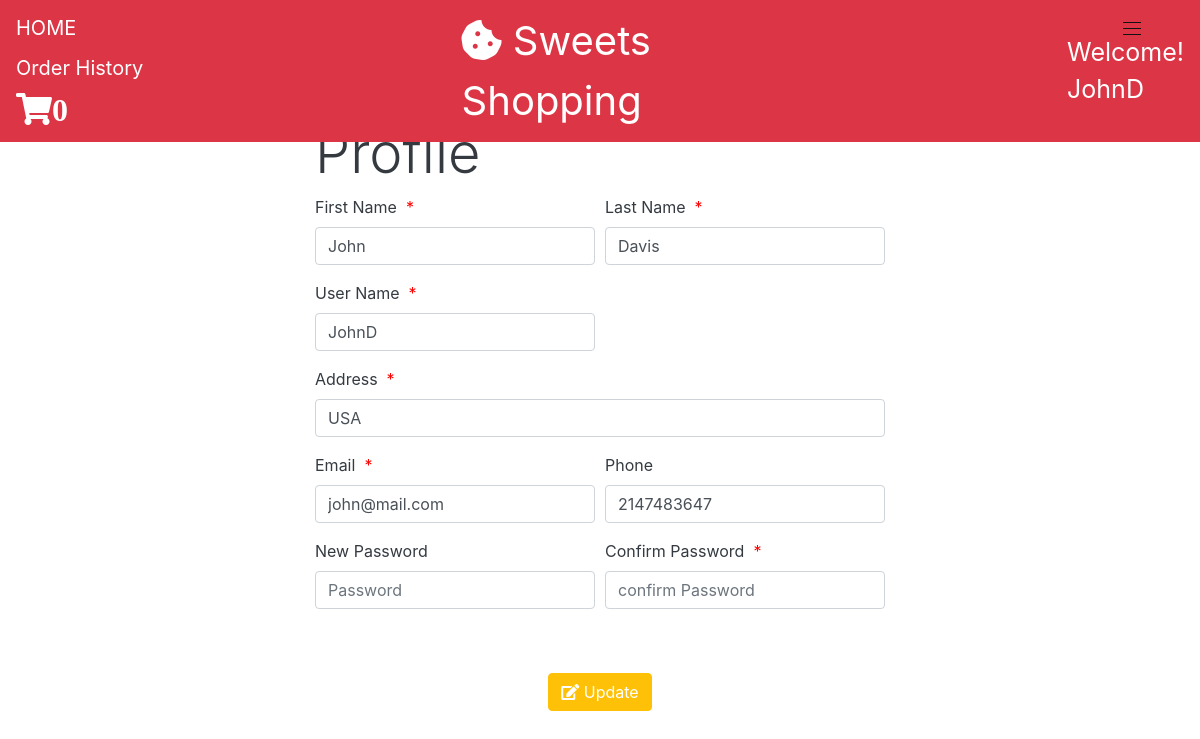
Page /views/profile.php?update_result=1 (signed in) on the committed database.
### tables this page shows
CREATE TABLE `users` (
  `user_id` int(11) NOT NULL,
  `first_name` varchar(50) NOT NULL,
  `last_name` varchar(50) NOT NULL,
  `user_name` varchar(50) NOT NULL,
  `address` varchar(50) NOT NULL,
  `email` varchar(50) NOT NULL,
  `phone` varchar(255) NOT NULL,
  `password` varchar(255) NOT NULL,
  `status` varchar(1) NOT NULL DEFAULT 'C'
);

### classes/database.php (called while the page is built, shortened)
<?php
class Database{
    private $server_name = "localhost";
    private $username = "root";
    private $password = "";
    private $db_name = "sweets_shopping";
    public function __construct(){
        $this->conn = new mysqli($this->server_name, $this->username, $this->password, $this->db_name);
    }
}

### classes/cart.php (called while the page is built, shortened)
<?php
require_once "database.php";
class Cart extends Database{
    public function getCartCount($customer_id){
        $sql = "SELECT COUNT(*) FROM carts WHERE customer_id = '$customer_id'";
        if($result = $this->conn->query($sql)){
            return $result->fetch_assoc();
            exit;
        }else{
            die("Error retriving cart: " . $this->conn->error);
        }
    }
}

### classes/user.php (called while the page is built, shortened)
<?php
require_once "database.php";
class User extends Database{
    public function getUser($user_id){
        $sql = "SELECT * FROM users WHERE `user_id` = '$user_id'";
        if($result = $this->conn->query($sql)){
            return $result->fetch_assoc();
            exit;
        }else{
            die("Error Retriving user: ". $this->conn->error);
        }
    }
}

### views/profile.php (the view, shortened to what this page needs)
<!DOCTYPE html>
<html lang="en">
<head>
<link rel="stylesheet" href="https://cdnjs.cloudflare.com/ajax/libs/twitter-bootstrap/4.6.0/css/bootstrap.min.css">
<link rel="stylesheet" href="https://cdnjs.cloudflare.com/ajax/libs/font-awesome/5.15.2/css/all.min.css">
<link rel="stylesheet" href="../assets/css/style.css">
</head>
<?php
include "header.php";
?>
<?php
$user_id = $_SESSION['user_id'];
require_once "../classes/user.php";
$user = new User;
$user_detail = $user->getUser($user_id);
?>
<br>
<br>
<br>
<body class="text-dark">
    <div class="container w-50 mt-5">
        <form action="../actions/profile.php" method="post">
            <h1 class="display-4">Profile</h1>
            <div class="form-row">
                <div class="form-group col-md-6">
                    <label for="first_name">First Name &nbsp;<span style="color:red">*</span></label>
                    <input type="text" name="first_name" id="first_name" value="<?php echo $user_detail['first_name']?>" class="form-control required autofocus" placeholder="First Name" required>
                </div>
                <div class="form-group col-md-6">
                    <label for="last_name">Last Name &nbsp;<span style="color:red">*</span></label>
                    <input type="text" name="last_name" id="last_name" value="<?php echo $user_detail['last_name']?>" class="form-control required" placeholder="Last Name" required>
                </div>
            </div>
            <div class="form-row">
                <div class="form-group col-md-6">
                    <label for="last_name">User Name &nbsp;<span style="color:red">*</span></label>
                    <input type="text" name="user_name" id="user_name" value="<?php echo $user_detail['user_name']?>" class="form-control required" placeholder="User Name" required>
                </div>
                <div class="form-group col-md-6">
                </div>
            </div>
            <div class="form-row">
                <div class="form-group col-md-12">
                    <label for="last_name">Address &nbsp;<span style="color:red">*</span></label>
                    <input type="text" name="address" id="address" value="<?php echo $user_detail['address']?>" class="form-control required" placeholder="Address" required>
                </div>
            </div>
            <div class="form-row">
                <div class="form-group col-md-6">
                    <label for="first_name">Email &nbsp;<span style="color:red">*</span></label>
                    <input type="text" name="email" id="email" value="<?php echo $user_detail['email']?>" class="form-control required" placeholder="Email" required>
                </div>
                <div class="form-group col-md-6">
                    <label for="last_name">Phone</label>
                    <input type="int" name="phone" id="phone" class="form-control" value="<?php echo $user_detail['phone']?>" placeholder="Phone">
                </div>
            </div>
            <div class="form-row">
                <div class="form-group col-md-6">
                    <label for="password">New Password </label>
                    <input type="password" name="password" id="password" class="form-control required" placeholder="Password">
                </div>
                <div class="form-group col-md-6">
                    <label for="confirm">Confirm Password &nbsp;<span style="color:red">*</span></label>
                    <input type="password" name="confirm_password" id="confirm_password" class="form-control" placeholder="confirm Password" required>
                </div>
            </div>
            <div class="form-row mt-5 justify-content-center">
                <div class="form-group">
                    <button type="submit" class="btn btn-warning mb-3 text-white" name="update"><i class="fas fa-edit"></i> Update</button><br>
                </div>
            </div>
        </form>
    </div>
</body>
</html>

### views/header.php (shortened to what this page needs)
<?php
    $user_id = $_SESSION['user_id'];
    require_once "../classes/user.php";
    require_once "../classes/cart.php";
    $user = new User;
    $user_detail = $user->getUser($user_id);
    $cart = new Cart;
    $cart_detail = $cart->getCartCount($user_id);
?>
<div class="fixed-top">
    <nav class="navbar navbar-expand-lg navbar-dark bg-danger">
        <div class="justify-content-stard">
            <a href="index.php" class="navbar-brand">
                HOME
            </a>
            <a href="orderHistory.php?user_id=<?php echo $user_id; ?>&page=1" class="navbar-brand">
                Order History
            </a>
            <a href="orderConfirm.php" class="navbar-brand">
                <small><i class="fas fa-shopping-cart fa-2x" style="color: white;"><?php echo $cart_detail['COUNT(*)']; ?></small></i>
            </a>
        </div>
        <div class="justify-content-center text-white" style="padding-left: 270px; font-size: 40px;">
            <i class="fas fa-cookie-bite"></i>&nbsp;Sweets Shopping
        </div>
        <div class="justify-content-center text-white" style="padding-left: 380px; font-size: 25px;">
            Welcome! <br><?php echo $user_detail['user_name'];?>
        </div>
        <div class="hamburger mr-5 mt-2" id="js-hamburger">
            <span class="hamburger__line hamburger__line--1"></span>
            <span class="hamburger__line hamburger__line--2"></span>
            <span class="hamburger__line hamburger__line--3"></span>
        </div>
    </nav>
</div>

### assets/css/style.css (style rules this page uses)
html, body { height: 100%; }
.hamburger { position: absolute; right: 0; top: 0; width: 40px; height: 40px; cursor: pointer; z-index: 300; }
.hamburger__line { position: absolute; left: 11px; width: 18px; height: 1px; background-color: #111; transition: all .6s; }
.hamburger__line--1 { top: 14px; }
.hamburger__line--2 { top: 20px; }
.hamburger__line--3 { top: 26px; }

### rows in the picture
users: user_name "JohnD", first_name "John", last_name "Davis", address "USA", email "john@mail.com", phone "2147483647"

### other values in the picture
$cart_detail['COUNT(*)'] "0"
